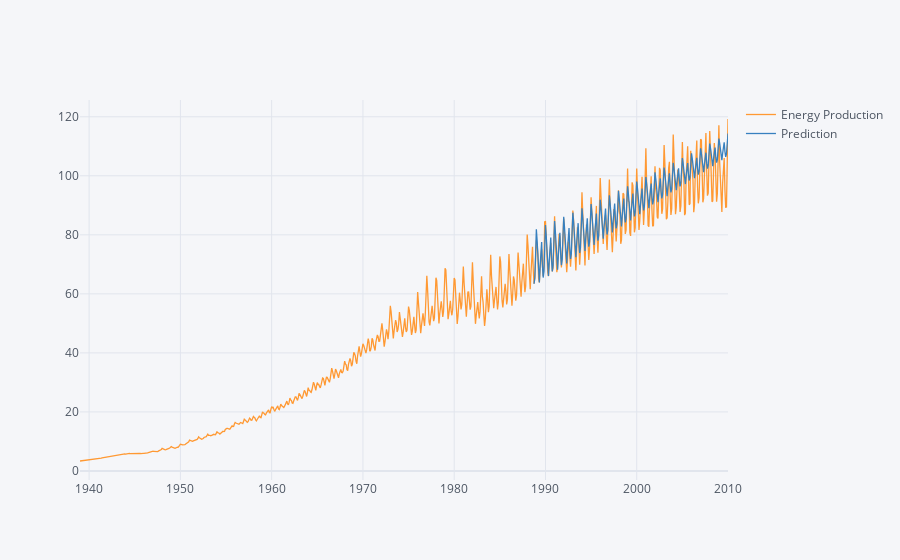

The code cell stored with this chart in its notebook:
### Code cell
# plotting whole dataset with predictions
pd.concat([data,future_forecast],axis=1).iplot()

### Figure 1 — Plotly figure (JSON) as saved in the notebook; plotly's stock layout.template omitted (floating-point values rounded to 4 significant figures; data arrays with more than 128 entries replaced by an {"elided": "..."} marker saying what was removed)
{"data": [{"line": {"color": "rgba(255, 153, 51, 1.0)", "dash": "solid", "shape": "linear", "width": 1.3}, "mode": "lines", "name": "Energy Production", "text": "", "type": "scatter", "x": {"elided": "853 str values"}, "y": {"elided": "853 float values"}}, {"line": {"color": "rgba(55, 128, 191, 1.0)", "dash": "solid", "shape": "linear", "width": 1.3}, "mode": "lines", "name": "Prediction", "text": "", "type": "scatter", "x": {"elided": "853 str values"}, "y": {"elided": "853 mixed values"}}], "layout": {"legend": {"bgcolor": "#F5F6F9", "font": {"color": "#4D5663"}}, "paper_bgcolor": "#F5F6F9", "plot_bgcolor": "#F5F6F9", "title": {"font": {"color": "#4D5663"}}, "xaxis": {"gridcolor": "#E1E5ED", "showgrid": true, "tickfont": {"color": "#4D5663"}, "title": {"font": {"color": "#4D5663"}, "text": ""}, "zerolinecolor": "#E1E5ED"}, "yaxis": {"gridcolor": "#E1E5ED", "showgrid": true, "tickfont": {"color": "#4D5663"}, "title": {"font": {"color": "#4D5663"}, "text": ""}, "zerolinecolor": "#E1E5ED"}}}
